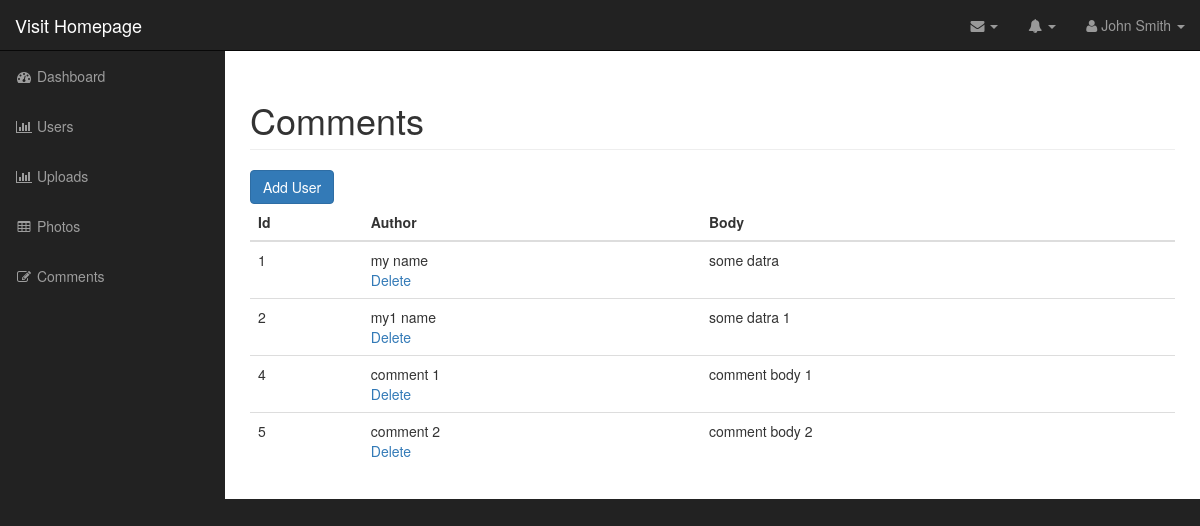
The app's page /admin/comments.php (signed in) with its own data.
### tables this page shows
CREATE TABLE IF NOT EXISTS `comments` (
  `id` int(11) NOT NULL AUTO_INCREMENT,
  `photo_id` int(11) NOT NULL,
  `author` varchar(255) NOT NULL,
  `body` longtext NOT NULL,
  `datetime` datetime NOT NULL DEFAULT CURRENT_TIMESTAMP,
  PRIMARY KEY (`id`),
  KEY `photo_id` (`photo_id`)
);

### admin/includes/functions.php (called while the page is built, shortened)
<?php
spl_autoload_register(function($class){
	$class = strtolower($class);
	$path = __DIR__.DIRECTORY_SEPARATOR."{$class}.php";
});
?>

### admin/includes/database.php (called while the page is built, shortened)
<?php
class Database{
	public $connection;
	public function open_db_connection(){
		$this->connection = new mysqli(DB_HOST,DB_USER,DB_PASS,DB_NAME);
	}
	public function query($sql){
		$result = $this->connection->query($sql);
		return $result;
	}
}
$database = new Database();
?>

### admin/includes/db_object.php (called while the page is built, shortened)
<?php
class Db_object{
	public static function find_all(){
	    return static::find_by_query("SELECT * FROM `".static::$db_table."`");
	}
	public static function find_by_query($sql){
	    global $database;
		$result_set = $database->query($sql);
	    $object_array = array();
	    while($fh_row = mysqli_fetch_assoc($result_set)){
	        $object_array[]= static::instantiation($fh_row);
	    }
	    return $object_array;
	}
	public static function instantiation($the_record){
	   $thisObject = new $calling_class;
	    foreach($the_record as $the_attribute=>$value){
	        if($thisObject->has_the_attr($the_attribute)){
	                $thisObject->$the_attribute = $value;
	        }
	    }
	    return $thisObject;
	}
	private function has_the_attr($the_attribute){
	    $object_vars = get_object_vars($this);
	    return array_key_exists($the_attribute, $object_vars);
	}
}
?>

### admin/comments.php (the view, shortened to what this page needs)
<?php error_reporting(0); include("includes/header.php"); ?>
    <nav class="navbar navbar-inverse navbar-fixed-top" role="navigation">
       <?php  include "includes/top_nav.php"; ?>
       <?php include "includes/side_nav.php"; ?>
    </nav>
    <div id="page-wrapper">
       <div class="container-fluid">
           <div class="row">
               <div class="col-lg-12">
                   <h1 class="page-header">
                       Comments
                   </h1>
                   <div>
                       <a href="add_user.php" class="btn btn-primary">Add User</a>
                   </div>
               </div>
               <div class="col-lg-12">
                  <table class="table table-hover">
                      <thead>
                          <tr>
                              <th>Id</th>
                              <th>Author</th>
                              <th>Body</th>
                          </tr>
                      </thead>
                      <tbody>
                          <?php
                            $comments = Comment::find_all();
                            foreach($comments as $comment){ ?>
                                <tr>
                                    <td> <?php echo $comment->id; ?>
                                </td>
                                    <td><?php echo $comment->author ?> <br>
                                        <div class="action_links">
                                            <a href="delete_comment.php?id=<?php echo $comment->id; ?>">Delete</a>
                                        </div>
                                    </td>
                                    <td><?php echo $comment->body ?></td>
                                </tr>
                           <?php }
                          ?>
                      </tbody>
                  </table>
               </div>
           </div>
       </div>
    </div>
<?php include("includes/footer.php"); ?>

### admin/css/sb-admin.css (style rules this page uses)
body { margin-top: 100px; background-color: #222; }
@media (min-width:768px) { body { margin-top: 50px; } }
#page-wrapper { width: 100%; padding: 0; background-color: #fff; }
@media (min-width:768px) { #page-wrapper { padding: 10px; } }

### records on screen
comments: id "1", author "my name", body "some datra"
comments: id "2", author "my1 name", body "some datra 1"
comments: id "4", author "comment 1", body "comment body 1"
comments: id "5", author "comment 2", body "comment body 2"
